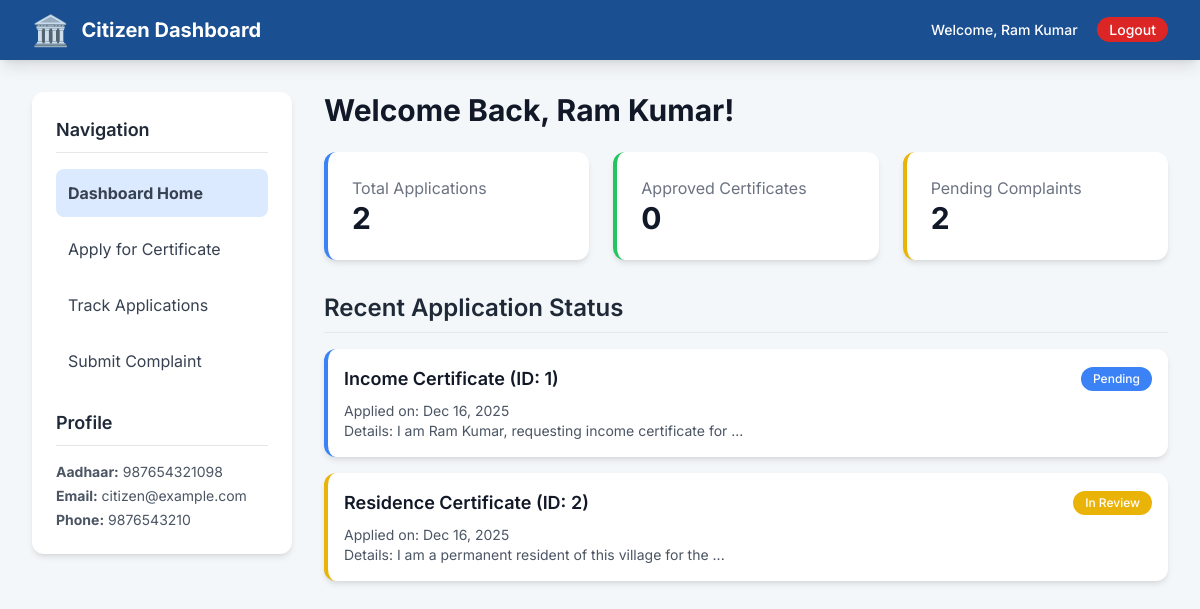
Page /dashboard.php (signed in) on the committed database.
### tables this page shows
CREATE TABLE `users` (
  `user_id` INT(11) NOT NULL AUTO_INCREMENT,
  `full_name` VARCHAR(255) NOT NULL,
  `aadhaar_number` VARCHAR(12) NOT NULL UNIQUE,
  `phone_number` VARCHAR(15) NOT NULL,
  `email` VARCHAR(255) NOT NULL UNIQUE,
  `password_hash` VARCHAR(255) NOT NULL,
  `role` ENUM('citizen', 'staff', 'admin') NOT NULL DEFAULT 'citizen',
  `created_at` TIMESTAMP DEFAULT CURRENT_TIMESTAMP,
  PRIMARY KEY (`user_id`)
);

CREATE TABLE `applications` (
  `application_id` INT(11) NOT NULL AUTO_INCREMENT,
  `user_id` INT(11) NOT NULL,
  `certificate_type` VARCHAR(100) NOT NULL,
  `application_details` TEXT NOT NULL,
  `document_path` VARCHAR(255) NOT NULL,
  `status` ENUM('Pending', 'In Review', 'Approved', 'Rejected') NOT NULL DEFAULT 'Pending',
  `remark` TEXT,
  `certificate_download_path` VARCHAR(255) DEFAULT NULL,
  `applied_at` TIMESTAMP DEFAULT CURRENT_TIMESTAMP,
  `updated_at` TIMESTAMP DEFAULT CURRENT_TIMESTAMP ON UPDATE CURRENT_TIMESTAMP,
  PRIMARY KEY (`application_id`),
  FOREIGN KEY (`user_id`) REFERENCES `users`(`user_id`) ON DELETE CASCADE
);

### dashboard.php (the view, shortened to what this page needs)
<?php
require_once 'includes/db_connect.php';
$user_id = $_SESSION['user_id'];
$user_full_name = $_SESSION['full_name'];
$user_info = [];
try {
    $stmt = $pdo->prepare("SELECT full_name, aadhaar_number, phone_number, email FROM users WHERE user_id = ?");
    $stmt->execute([$user_id]);
    $user_info = $stmt->fetch();
} catch (Exception $e) {
    $error = "Could not fetch user profile: " . $e->getMessage();
}
$page = $_GET['action'] ?? 'home';
$applications = [];
if ($page == 'status' || $page == 'home') {
    $stmt = $pdo->prepare("SELECT * FROM applications WHERE user_id = ? ORDER BY applied_at DESC");
    $stmt->execute([$user_id]);
    $applications = $stmt->fetchAll();
}
$complaints = [];
if ($page == 'complain' || $page == 'home') {
    $stmt = $pdo->prepare("SELECT * FROM complaints WHERE user_id = ? ORDER BY submitted_at DESC");
    $stmt->execute([$user_id]);
    $complaints = $stmt->fetchAll();
}
?>
<!DOCTYPE html>
<html lang="en">
<head>
    <script src="https://cdn.tailwindcss.com"></script>
</head>
<body>
    <header class="gov-blue text-white shadow-lg">
        <div class="max-w-7xl mx-auto px-4 sm:px-6 lg:px-8 py-3 flex justify-between items-center">
            <div class="flex items-center space-x-3">
                <span class="text-3xl">🏛️</span>
                <span class="text-xl font-bold">Citizen Dashboard</span>
            </div>
            <div class="text-sm font-medium">
                <span>Welcome, <?= htmlspecialchars($user_info['full_name'] ?? $user_full_name) ?></span>
                <a href="logout.php" class="ml-4 bg-red-600 px-3 py-1 rounded-full hover:bg-red-700 transition">Logout</a>
            </div>
        </div>
    </header>
    <div class="max-w-7xl mx-auto px-4 sm:px-6 lg:px-8 py-8">
        <div class="grid grid-cols-1 lg:grid-cols-4 gap-8">
            <nav class="lg:col-span-1 bg-white p-6 rounded-xl card-shadow h-min">
                <h3 class="text-lg font-semibold text-gray-800 mb-4 border-b pb-2">Navigation</h3>
                <ul class="space-y-2">
                    <li><a href="?action=home" class="block p-3 rounded-lg text-gray-700 hover:bg-blue-50 transition duration-150 <?= $page == 'home' ? 'bg-blue-100 font-bold text-gov-blue' : '' ?>">Dashboard Home</a></li>
                    <li><a href="?action=apply" class="block p-3 rounded-lg text-gray-700 hover:bg-blue-50 transition duration-150 <?= $page == 'apply' ? 'bg-blue-100 font-bold text-gov-blue' : '' ?>">Apply for Certificate</a></li>
                    <li><a href="?action=status" class="block p-3 rounded-lg text-gray-700 hover:bg-blue-50 transition duration-150 <?= $page == 'status' ? 'bg-blue-100 font-bold text-gov-blue' : '' ?>">Track Applications</a></li>
                    <li><a href="?action=complain" class="block p-3 rounded-lg text-gray-700 hover:bg-blue-50 transition duration-150 <?= $page == 'complain' ? 'bg-blue-100 font-bold text-gov-blue' : '' ?>">Submit Complaint</a></li>
                </ul>
                <h3 class="text-lg font-semibold text-gray-800 mt-6 mb-4 border-b pb-2">Profile</h3>
                <div class="text-sm text-gray-600 space-y-1">
                    <p><strong>Aadhaar:</strong> <?= htmlspecialchars($user_info['aadhaar_number'] ?? 'N/A') ?></p>
                    <p><strong>Email:</strong> <?= htmlspecialchars($user_info['email'] ?? 'N/A') ?></p>
                    <p><strong>Phone:</strong> <?= htmlspecialchars($user_info['phone_number'] ?? 'N/A') ?></p>
                </div>
            </nav>
            <div class="lg:col-span-3">
                <div class="space-y-4">
                    <?php if (empty($applications)): ?>
                        <p class="text-gray-500 p-4 bg-white rounded-lg card-shadow">No applications submitted yet. <a href="?action=apply" class="text-blue-600 hover:underline">Apply now.</a></p>
                    <?php else: ?>
                        <?php foreach ($applications as $app): ?>
                            <?php
                                $status_color = match($app['status']) {
                                    'Approved' => 'bg-green-500',
                                    'Rejected' => 'bg-red-500',
                                    'In Review' => 'bg-yellow-500',
                                    default => 'bg-blue-500',
                                };
                            ?>
                            <div class="p-4 bg-white rounded-xl card-shadow border-l-4 <?= str_replace('bg-', 'border-', $status_color) ?>">
                                <div class="flex justify-between items-center">
                                    <h3 class="font-semibold text-lg text-gray-900"><?= htmlspecialchars($app['certificate_type']) ?> (ID: <?= $app['application_id'] ?>)</h3>
                                    <span class="px-3 py-1 text-xs font-medium text-white rounded-full <?= $status_color ?>"><?= htmlspecialchars($app['status']) ?></span>
                                </div>
                                <p class="text-sm text-gray-600 mt-2">Applied on: <?= date('M d, Y', strtotime($app['applied_at'])) ?></p>
                                <p class="text-sm text-gray-600">Details: <?= substr(htmlspecialchars($app['application_details']), 0, 50) ?>...</p>
                            </div>
                        <?php endforeach; ?>
                    <?php endif; ?>
                </div>
                <?php
                $application_list_content = ob_get_clean();
                switch ($page) {
                    case 'home':
                        ?>
                        <h1 class="text-3xl font-bold text-gray-900 mb-6">Welcome Back, <?= htmlspecialchars($user_info['full_name'] ?? $user_full_name) ?>!</h1>
                        <div class="grid grid-cols-1 md:grid-cols-3 gap-6 mb-8">
                            <div class="bg-white p-6 rounded-xl card-shadow border-l-4 border-blue-500">
                                <p class="text-gray-500">Total Applications</p>
                                <p class="text-3xl font-bold text-gray-900"><?= count($applications) ?></p>
                            </div>
                            <div class="bg-white p-6 rounded-xl card-shadow border-l-4 border-green-500">
                                <p class="text-gray-500">Approved Certificates</p>
                                <p class="text-3xl font-bold text-gray-900"><?= count(array_filter($applications, fn($app) => $app['status'] == 'Approved')) ?></p>
                            </div>
                            <div class="bg-white p-6 rounded-xl card-shadow border-l-4 border-yellow-500">
                                <p class="text-gray-500">Pending Complaints</p>
                                <p class="text-3xl font-bold text-gray-900"><?= count(array_filter($complaints, fn($comp) => $comp['status'] != 'Resolved' && $comp['status'] != 'Closed')) ?></p>
                            </div>
                        </div>
                        <h2 class="text-2xl font-semibold text-gray-800 mb-4 border-b pb-2">Recent Application Status</h2>
                        <?= $application_list_content ?>
                        <?php
                        break;
                        ?>
                        <?php
                }
                ?>
            </div>
        </div>
    </div>
</body>
</html>

### dashboard.php (style rules this page uses)
body { font-family: 'Inter', sans-serif; background-color: #f4f7f9; }
.gov-blue { background-color: #1a4f91; }
.card-shadow { box-shadow: 0 4px 6px -1px rgba(0, 0, 0, 0.1), 0 2px 4px -2px rgba(0, 0, 0, 0.06); }

### rows in the picture
users: full_name "Ram Kumar", aadhaar_number "987654321098", email "citizen@example.com", phone_number "9876543210"
applications: certificate_type "Income Certificate", application_id "1", status "Pending", applied_at "Dec 16, 2025", application_details "I am Ram Kumar, requesting income certificate for"
applications: certificate_type "Residence Certificate", application_id "2", status "In Review", applied_at "Dec 16, 2025", application_details "I am a permanent resident of this village for the"

### other values in the picture
count($applications) "2"
